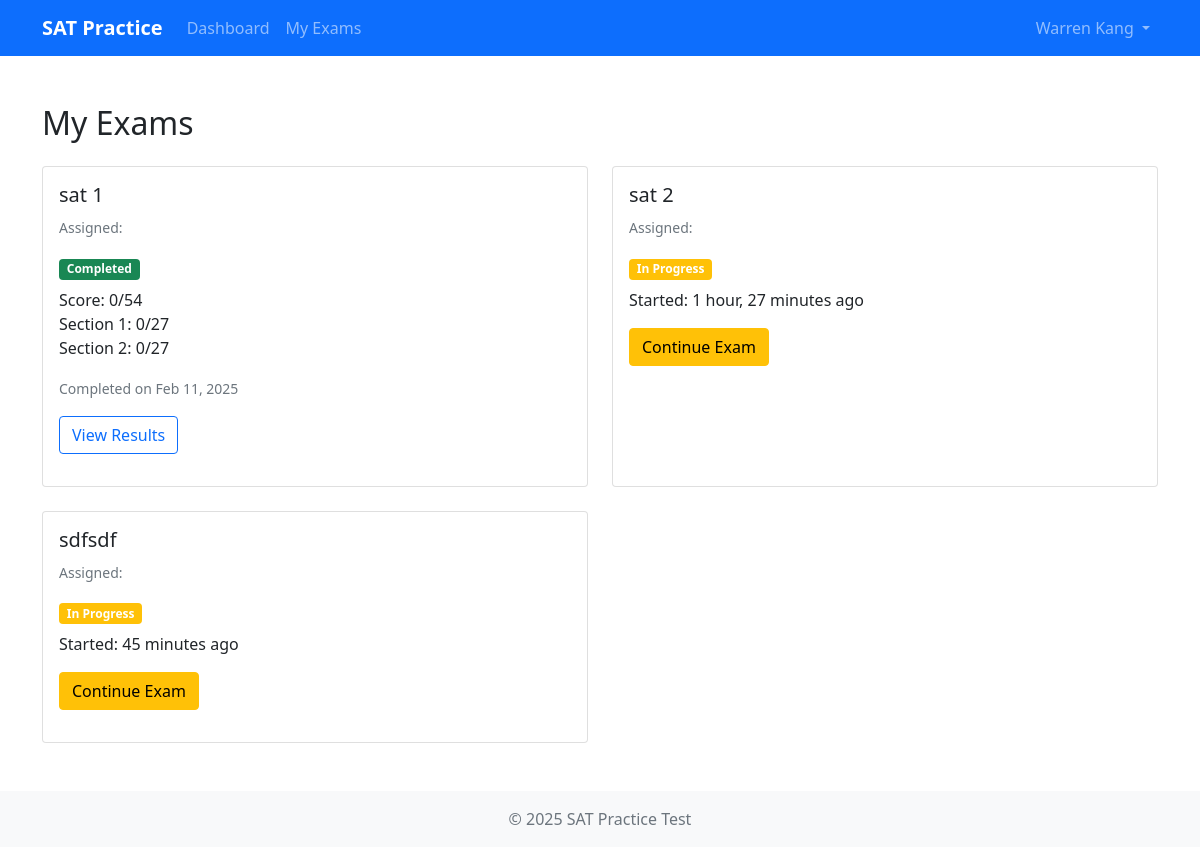
Screenshot of /dashboard/my-exams/ (signed in) with the database file from the repository.
### accounts/models.py (models this page shows, shortened)
class User(AbstractUser):
    username = None  # Remove username field
    email = models.EmailField('email address', unique=True)
    first_name = models.CharField('first name', max_length=150)
    last_name = models.CharField('last name', max_length=150)
    is_student = models.BooleanField(default=False)
    is_teacher = models.BooleanField(default=False)
    is_academy = models.BooleanField(default=False)
    academy_profile = models.ForeignKey(
        'Academy',
        on_delete=models.CASCADE,
        null=True,
        blank=True,
        related_name='members'
    )
    objects = CustomUserManager()
    USERNAME_FIELD = 'email'
    REQUIRED_FIELDS = ['first_name', 'last_name']
    class Meta:
        verbose_name = 'User'
        verbose_name_plural = 'Users'

### exams/models.py (models this page shows, shortened)
class StudentExam(models.Model):
    STATUS_CHOICES = [
        ('not_started', 'Not Started'),
        ('in_progress', 'In Progress'),
        ('completed', 'Completed')
    ]
    student = models.ForeignKey(Student, on_delete=models.CASCADE, related_name='exam_attempts')
    exam = models.ForeignKey(Exam, on_delete=models.CASCADE, related_name='student_attempts')
    status = models.CharField(max_length=20, choices=STATUS_CHOICES, default='not_started')
    started_at = models.DateTimeField(null=True, blank=True)
    completed_at = models.DateTimeField(null=True, blank=True)
    score = models.IntegerField(null=True, blank=True)
    section1_score = models.IntegerField(null=True, blank=True)
    section2_score = models.IntegerField(null=True, blank=True)
    class Meta:
        unique_together = ['student', 'exam']

class Exam(models.Model):
    title = models.CharField(max_length=200)
    created_at = models.DateTimeField(auto_now_add=True)
    academy = models.ForeignKey(Academy, on_delete=models.CASCADE, related_name='created_exams')
    is_active = models.BooleanField(default=True)
    time_limit = models.IntegerField(default=32, help_text='Time limit in minutes')

### exams/views.py (the view)
# urls.py: path('my-exams/', views.StudentExamListView.as_view(), name='student_exam_list'),
class StudentExamListView(StudentRequiredMixin, ListView):
    model = StudentExam
    template_name = 'exams/student_exam_list.html'
    context_object_name = 'student_exams'
    def get_queryset(self):
        return StudentExam.objects.filter(student=self.request.user)

### exams/views.py (called while the page is built)
    def test_func(self):
        return self.request.user.is_authenticated and self.request.user.is_student

### exams/templates/exams/student_exam_list.html (shortened to what this page needs)
{% extends 'registration/base.html' %}
{% block content %}
<div class="container mt-4">
    <h2 class="mb-4">My Exams</h2>
    {% if student_exams %}
    <div class="row">
        {% for student_exam in student_exams %}
        <div class="col-md-6 mb-4">
            <div class="card h-100">
                <div class="card-body">
                    <h5 class="card-title">{{ student_exam.exam.title }}</h5>
                    <p class="card-text">
                        <small class="text-muted">Assigned: {{ student_exam.created_at|date:"M d, Y" }}</small>
                    </p>
                    {% if student_exam.status == 'completed' %}
                    <div class="mb-3">
                        <span class="badge bg-success">Completed</span>
                        <p class="mt-2">
                            Score: {{ student_exam.score }}/54<br>
                            Section 1: {{ student_exam.section1_score }}/27<br>
                            Section 2: {{ student_exam.section2_score }}/27
                        </p>
                        <p class="text-muted">
                            <small>Completed on {{ student_exam.completed_at|date:"M d, Y" }}</small>
                        </p>
                        <a href="{% url 'exam_results' student_exam.pk %}" class="btn btn-outline-primary">View Results</a>
                    </div>
                    {% elif student_exam.status == 'in_progress' %}
                    <div class="mb-3">
                        <span class="badge bg-warning">In Progress</span>
                        <p class="mt-2">
                            Started: {{ student_exam.started_at|timesince }} ago
                        </p>
                        <a href="{% url 'take_exam' student_exam.pk %}" class="btn btn-warning">Continue Exam</a>
                    </div>
                    {% endif %}
                </div>
            </div>
        </div>
        {% endfor %}
    </div>
    {% else %}
    <div class="alert alert-info">
        <h4 class="alert-heading">No Exams Found</h4>
        <p class="mb-0">You haven't been assigned any exams yet. Please contact your academy administrator.</p>
    </div>
    {% endif %}
</div>
{% endblock %}

### accounts/templates/registration/base.html (shortened to what this page needs)
<!DOCTYPE html>
<html>
<head>
    <link href="https://cdn.jsdelivr.net/npm/bootstrap@5.1.3/dist/css/bootstrap.min.css" rel="stylesheet">
    <link rel="stylesheet" href="https://cdn.jsdelivr.net/npm/bootstrap-icons@1.7.2/font/bootstrap-icons.css">
</head>
<body>
    <nav class="navbar navbar-expand-lg navbar-dark bg-primary">
        <div class="container">
            <a class="navbar-brand" href="{% url 'accounts:profile' %}">SAT Practice</a>
            {% if user.is_authenticated %}
            <div class="collapse navbar-collapse" id="navbarNav">
                <ul class="navbar-nav me-auto">
                    <li class="nav-item">
                        <a class="nav-link" href="{% url 'accounts:profile' %}">Dashboard</a>
                    </li>
                    {% if user.is_academy %}
                    <li class="nav-item">
                        <a class="nav-link" href="{% url 'exam_list' %}">Exams</a>
                    </li>
                    {% elif user.is_student %}
                    <li class="nav-item">
                        <a class="nav-link" href="{% url 'student_exam_list' %}">My Exams</a>
                    </li>
                    {% endif %}
                </ul>
                <ul class="navbar-nav">
                    <li class="nav-item dropdown">
                        <a class="nav-link dropdown-toggle" href="#" id="navbarDropdown" role="button" data-bs-toggle="dropdown">
                            {{ user.get_full_name }}
                        </a>
                    </li>
                </ul>
            </div>
            {% endif %}
        </div>
    </nav>
    <div class="main-content py-4">
        {% block content %}{% endblock %}
    </div>
    <footer class="footer mt-auto py-3 bg-light">
        <div class="container text-center">
            <span class="text-muted">© 2025 SAT Practice Test</span>
        </div>
    </footer>
</body>
</html>

### accounts/templates/registration/base.html (style rules this page uses)
body { min-height: 100vh; display: flex; flex-direction: column; }
.main-content { flex: 1; }
.navbar-brand { font-weight: bold; }

### rows the page displays
User: get_full_name "Warren Kang"
StudentExam: exam "sat 1", score "0", section1_score "0", section2_score "0", completed_at "Feb 11, 2025"
StudentExam: exam "sat 2", started_at "1 hour, 27 minutes"
StudentExam: exam "sdfsdf", started_at "45 minutes"
